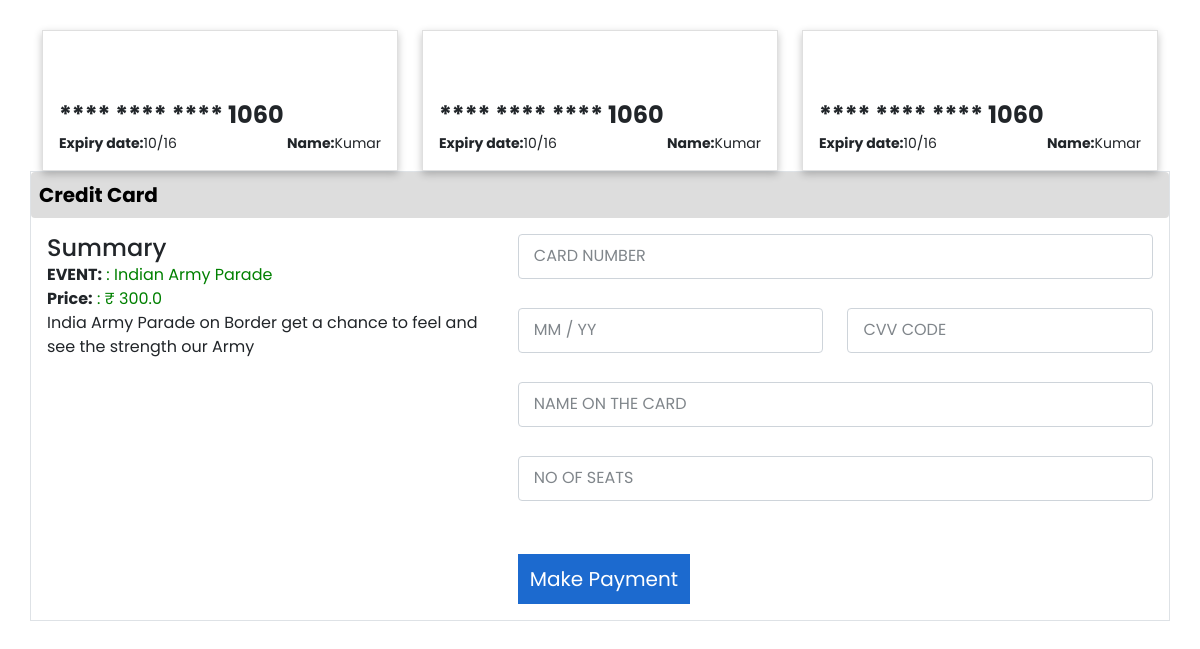
Screenshot of /event/04_event (signed in) with the database file from the repository.
### Republic_day_2023/models.py (models this page shows)
class Events(models.Model):
    name = models.CharField(primary_key=True,max_length=50)
    title = models.CharField(max_length=150)
    description = models.TextField()
    date = models.DateField(auto_now=False)
    times = models.CharField(max_length=100,default="01/01/2000")
    available = models.IntegerField(default="01/01/2000")
    img = models.FileField(upload_to="media/event")
    location = models.CharField(max_length=200,default="Enter The Location")
    cost = models.FloatField()

### Republic_day_2023/views.py (the view)
# urls.py: path('event/<str:event_name>',views.EventAction,name="eventaction"),
def EventAction(request,event_name):
    if request.user.is_authenticated:
        paydetail = Events.objects.get(name = event_name)
        d = {
            "paydetail":paydetail,
        }
        return render(request,"payment.html",d)
    else:
        return redirect('login')

### templates/payment.html (shortened to what this page needs)
{% load static %}
<!DOCTYPE html>
<html lang="en">
<head>
    <link href="{% static 'pay.css' %}" rel="stylesheet">
    <link href="https://cdn.jsdelivr.net/npm/bootstrap@5.0.1/dist/css/bootstrap.min.css" rel="stylesheet">
</head>
<body>
    <div class="container">
        <div class="row">
            <div class="col-lg-4 mb-lg-0 mb-3">
                <div class="card p-3">
                    <div class="img-box">
                    </div>
                    <div class="number">
                        <label class="fw-bold" for="">**** **** **** 1060</label>
                    </div>
                    <div class="d-flex align-items-center justify-content-between">
                        <small><span class="fw-bold">Expiry date:</span><span>10/16</span></small>
                        <small><span class="fw-bold">Name:</span><span>Kumar</span></small>
                    </div>
                </div>
            </div>
            <div class="col-lg-4 mb-lg-0 mb-3">
                <div class="card p-3">
                    <div class="img-box">
                    </div>
                    <div class="number">
                        <label class="fw-bold">**** **** **** 1060</label>
                    </div>
                    <div class="d-flex align-items-center justify-content-between">
                        <small><span class="fw-bold">Expiry date:</span><span>10/16</span></small>
                        <small><span class="fw-bold">Name:</span><span>Kumar</span></small>
                    </div>
                </div>
            </div>
            <div class="col-lg-4 mb-lg-0 mb-3">
                <div class="card p-3">
                    <div class="img-box">
                    </div>
                    <div class="number">
                        <label class="fw-bold">**** **** **** 1060</label>
                    </div>
                    <div class="d-flex align-items-center justify-content-between">
                        <small><span class="fw-bold">Expiry date:</span><span>10/16</span></small>
                        <small><span class="fw-bold">Name:</span><span>Kumar</span></small>
                    </div>
                </div>
            </div>
                    <div class="card-body border p-0">
                        <p>
                            <a class="btn btn-primary p-2 w-100 h-100 d-flex align-items-center justify-content-between"
                                data-bs-toggle="collapse" href="#collapseExample" role="button" aria-expanded="true"
                                aria-controls="collapseExample">
                                <span class="fw-bold">Credit Card</span>
                            </a>
                        </p>
                        <div class="collapse show p-3 pt-0" id="collapseExample">
                            <div class="row">
                                <div class="col-lg-5 mb-lg-0 mb-3">
                                    <p class="h4 mb-0">Summary</p>
                                    <p class="mb-0"><span class="fw-bold">EVENT:</span><span class="c-green"> : {{paydetail.title}}</span>
                                    </p>
                                    <p class="mb-0">
                                        <span class="fw-bold">Price:</span>
                                        <span class="c-green">: &#8377; {{paydetail.cost}}</span>
                                    </p>
                                    <p class="mb-0">{{paydetail.description}}</p>
                                </div>
                                <div class="col-lg-7">
                                    <form action="payment/{{paydetail.name}}/{{request.user}}" class="form" method="post">
                                        <div class="row">
                                            <div class="col-12">
                                                <div class="form__div">
                                                    <input type="number" name="number_of_card" class="form-control" placeholder=" ">
                                                    <label for="" class="form__label">Card Number</label>
                                                </div>
                                            </div>
                                            <div class="col-6">
                                                <div class="form__div">
                                                    <input type="text" name="expiry_date" class="form-control" placeholder=" ">
                                                    <label for="" class="form__label">MM / yy</label>
                                                </div>
                                            </div>
                                            <div class="col-6">
                                                <div class="form__div">
                                                    <input type="password" name="cvv" class="form-control" placeholder=" ">
                                                    <label for="" class="form__label">cvv code</label>
                                                </div>
                                            </div>
                                            <div class="col-12">
                                                <div class="form__div">
                                                    <input type="text" name="name_on_card" class="form-control" placeholder=" ">
                                                    <label for="" class="form__label">name on the card</label>
                                                </div>
                                            </div>
											<div class="col-12">
                                                <div class="form__div">
                                                    <input type="number" min="1" name="no_of_seat" class="form-control" placeholder=" ">
                                                    <label for="" class="form__label">No of Seats</label>
                                                </div>
                                            </div>
                                            <div class="col-12">
												<button type="submit" style="border:0px; background:transparent;">
													<div class="btn btn-primary payment">
														Make Payment
													</div>
												</button>
											</div>
                                        </div>
                                    </form>
                                </div>
                            </div>
                        </div>
                    </div>
                </div>
            </div>
</body>
</html>

### Republic_day_2023/static/pay.css (style rules this page uses)
* { margin: 0; padding: 0; box-sizing: border-box; font-family: 'Poppins', sans-serif }
.container { margin: 30px auto; }
.container .card { width: 100%; box-shadow: rgba(0, 0, 0, 0.24) 0px 3px 8px; background: #fff; border-radius: 0px; }
body { background: #eee }
.btn.btn-primary { background-color: #ddd; color: black; box-shadow: none; border: none; font-size: 20px; width: 100%; height: 100%; }
.container .card .img-box { width: 80px; height: 50px; }
.container .card .number { font-size: 24px; }
.c-green { color: green; }
.btn.btn-primary.payment { background-color: #1c6acf; color: white; border-radius: 0px; height: 50px; display: flex; align-items: center; justify-content: center; margin-top: 24px; }
.form__div { height: 50px; position: relative; margin-bottom: 24px; }
.form-control { width: 100%; height: 45px; font-size: 14px; border: 1px solid #DADCE0; border-radius: 0; outline: none; padding: 2px; background: none; z-index: 1; box-shadow: none; }
.form__label { position: absolute; left: 16px; top: 10px; background-color: #fff; color: #80868B; font-size: 16px; transition: .3s; text-transform: uppercase; }

### rows the page displays
Events: title "Indian Army Parade", cost "300.0", description "India Army Parade on Border get a chance to feel and see the strength our Army"
